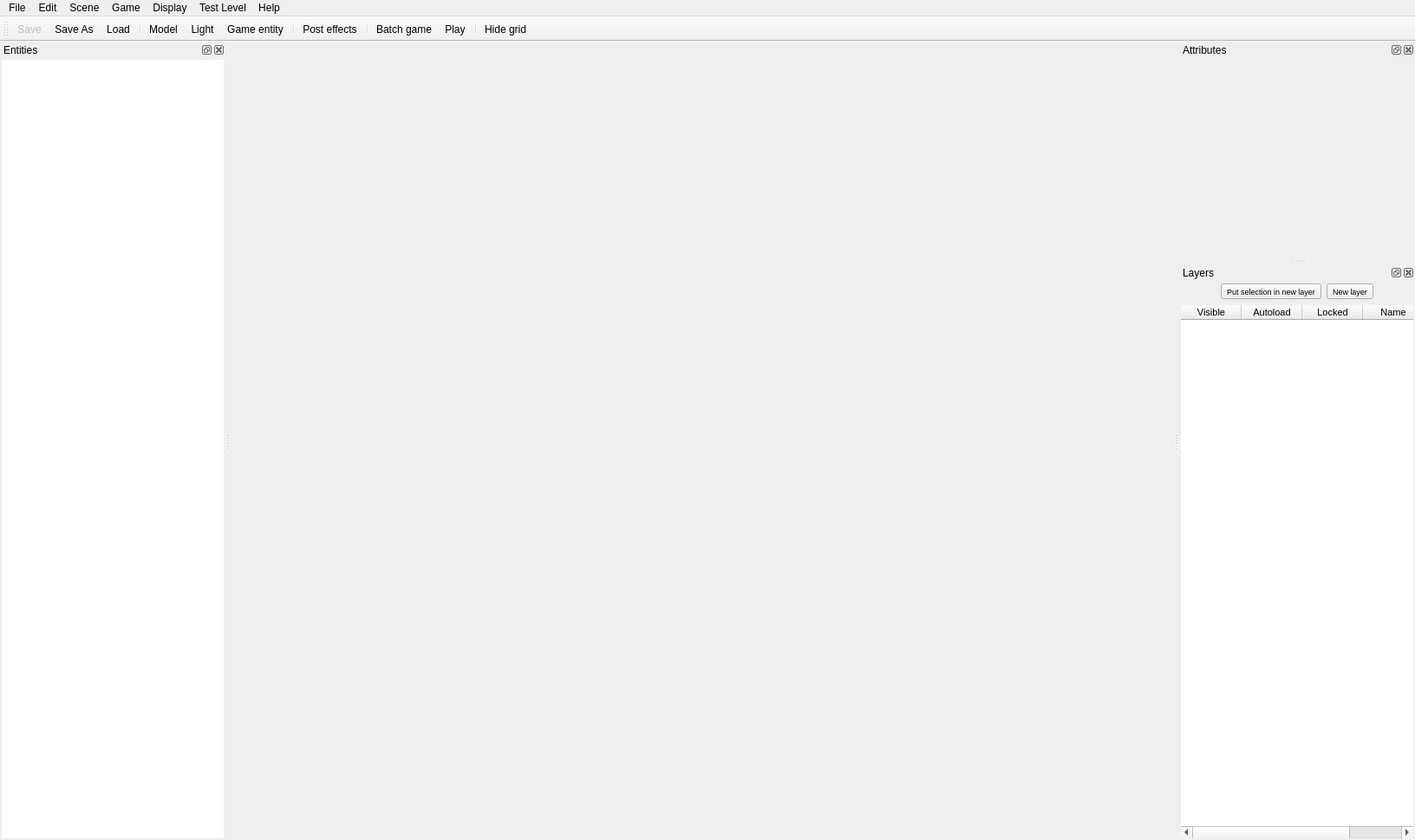
<?xml version="1.0" encoding="UTF-8"?>
<ui version="4.0">
 <class>LevelEditor2Window</class>
 <widget class="QMainWindow" name="LevelEditor2Window">
  <property name="geometry">
   <rect>
    <x>0</x>
    <y>0</y>
    <width>1632</width>
    <height>969</height>
   </rect>
  </property>
  <property name="sizePolicy">
   <sizepolicy hsizetype="Minimum" vsizetype="Minimum">
    <horstretch>0</horstretch>
    <verstretch>0</verstretch>
   </sizepolicy>
  </property>
  <property name="font">
   <font>
    <family>Segoe UI</family>
   </font>
  </property>
  <property name="windowTitle">
   <string>Level Editor 2.0</string>
  </property>
  <property name="toolTip">
   <string/>
  </property>
  <property name="statusTip">
   <string/>
  </property>
  <property name="dockNestingEnabled">
   <bool>true</bool>
  </property>
  <widget class="QWidget" name="centralwidget">
   <property name="focusPolicy">
    <enum>Qt::StrongFocus</enum>
   </property>
   <layout class="QGridLayout" name="gridLayout_4">
    <property name="leftMargin">
     <number>2</number>
    </property>
    <property name="topMargin">
     <number>5</number>
    </property>
    <property name="rightMargin">
     <number>2</number>
    </property>
    <property name="bottomMargin">
     <number>5</number>
    </property>
    <item row="0" column="0">
     <widget class="QFrame" name="frame">
      <property name="sizePolicy">
       <sizepolicy hsizetype="Expanding" vsizetype="Expanding">
        <horstretch>100</horstretch>
        <verstretch>100</verstretch>
       </sizepolicy>
      </property>
      <property name="minimumSize">
       <size>
        <width>0</width>
        <height>0</height>
       </size>
      </property>
      <property name="baseSize">
       <size>
        <width>0</width>
        <height>0</height>
       </size>
      </property>
      <property name="focusPolicy">
       <enum>Qt::StrongFocus</enum>
      </property>
      <property name="frameShape">
       <enum>QFrame::NoFrame</enum>
      </property>
      <property name="frameShadow">
       <enum>QFrame::Raised</enum>
      </property>
      <layout class="QGridLayout" name="gridLayout_3">
       <property name="verticalSpacing">
        <number>2</number>
       </property>
       <property name="margin">
        <number>0</number>
       </property>
       <item row="1" column="0">
        <widget class="LevelEditor2::ViewerWidget" name="nebulaFrame">
         <property name="sizePolicy">
          <sizepolicy hsizetype="Expanding" vsizetype="Expanding">
           <horstretch>0</horstretch>
           <verstretch>0</verstretch>
          </sizepolicy>
         </property>
         <property name="minimumSize">
          <size>
           <width>100</width>
           <height>100</height>
          </size>
         </property>
         <property name="maximumSize">
          <size>
           <width>16777215</width>
           <height>16777215</height>
          </size>
         </property>
         <property name="baseSize">
          <size>
           <width>0</width>
           <height>0</height>
          </size>
         </property>
         <property name="focusPolicy">
          <enum>Qt::StrongFocus</enum>
         </property>
         <property name="frameShape">
          <enum>QFrame::NoFrame</enum>
         </property>
         <property name="frameShadow">
          <enum>QFrame::Plain</enum>
         </property>
        </widget>
       </item>
      </layout>
     </widget>
    </item>
   </layout>
  </widget>
  <widget class="QMenuBar" name="menubar">
   <property name="geometry">
    <rect>
     <x>0</x>
     <y>0</y>
     <width>1632</width>
     <height>21</height>
    </rect>
   </property>
   <widget class="QMenu" name="menuCreate">
    <property name="title">
     <string>Scene</string>
    </property>
    <addaction name="actionAdd_Environment_Entity"/>
    <addaction name="actionAdd_Light_Entity"/>
    <addaction name="actionAdd_Game_Entity"/>
    <addaction name="actionLight_probes_2"/>
    <addaction name="separator"/>
    <addaction name="actionMoveEntityToSelectedLayer"/>
    <addaction name="actionNew_layer"/>
   </widget>
   <widget class="QMenu" name="menuFile">
    <property name="title">
     <string>File</string>
    </property>
    <addaction name="actionNew"/>
    <addaction name="separator"/>
    <addaction name="actionLoad"/>
    <addaction name="separator"/>
    <addaction name="actionSave"/>
    <addaction name="actionSave_As"/>
    <addaction name="separator"/>
    <addaction name="actionExit"/>
   </widget>
   <widget class="QMenu" name="menuEdit">
    <property name="title">
     <string>Edit</string>
    </property>
    <addaction name="actionUndo"/>
    <addaction name="separator"/>
    <addaction name="actionDelete"/>
    <addaction name="actionDuplicate"/>
    <addaction name="actionGroup"/>
    <addaction name="separator"/>
    <addaction name="actionCenter"/>
    <addaction name="actionFocus"/>
   </widget>
   <widget class="QMenu" name="menuWindow">
    <property name="title">
     <string>Game</string>
    </property>
    <addaction name="actionShow_PostEffect_Controls"/>
    <addaction name="actionShow_Level_Properties"/>
    <addaction name="actionShow_Blueprint_editor"/>
    <addaction name="actionShow_Script_Editor"/>
    <addaction name="actionAudio_Properties"/>
    <addaction name="actionUI_Properties"/>
    <addaction name="separator"/>
    <addaction name="actionCreate_template_from_selection"/>
    <addaction name="actionCreateNavMesh"/>
    <addaction name="separator"/>
    <addaction name="actionBatch_game_data"/>
   </widget>
   <widget class="QMenu" name="menuTest_Level">
    <property name="title">
     <string>Test Level</string>
    </property>
    <addaction name="actionTest_in_Level_Viewer"/>
   </widget>
   <widget class="QMenu" name="menuAbout">
    <property name="title">
     <string>Help</string>
    </property>
    <addaction name="actionAbout"/>
    <addaction name="actionDebug_Page"/>
    <addaction name="actionNebulaApplicationPage"/>
   </widget>
   <widget class="QMenu" name="menuDisplay">
    <property name="title">
     <string>Display</string>
    </property>
    <addaction name="actionGrid"/>
    <addaction name="actionSelection_Colour"/>
   </widget>
   <addaction name="menuFile"/>
   <addaction name="menuEdit"/>
   <addaction name="menuCreate"/>
   <addaction name="menuWindow"/>
   <addaction name="menuDisplay"/>
   <addaction name="menuTest_Level"/>
   <addaction name="menuAbout"/>
  </widget>
  <widget class="QToolBar" name="toolBar">
   <property name="windowTitle">
    <string>Shortcut toolbar</string>
   </property>
   <property name="iconSize">
    <size>
     <width>32</width>
     <height>32</height>
    </size>
   </property>
   <property name="toolButtonStyle">
    <enum>Qt::ToolButtonTextUnderIcon</enum>
   </property>
   <property name="floatable">
    <bool>true</bool>
   </property>
   <attribute name="toolBarArea">
    <enum>TopToolBarArea</enum>
   </attribute>
   <attribute name="toolBarBreak">
    <bool>false</bool>
   </attribute>
   <addaction name="actionSave"/>
   <addaction name="actionSave_As"/>
   <addaction name="actionLoad"/>
   <addaction name="separator"/>
   <addaction name="actionAdd_Environment_Entity"/>
   <addaction name="actionAdd_Light_Entity"/>
   <addaction name="actionAdd_Game_Entity"/>
   <addaction name="separator"/>
   <addaction name="actionShow_PostEffect_Controls"/>
   <addaction name="separator"/>
   <addaction name="actionBatch_game_data"/>
   <addaction name="actionTest_in_Level_Viewer"/>
   <addaction name="separator"/>
   <addaction name="actionHide_grid"/>
  </widget>
  <widget class="QDockWidget" name="dockWidget_2">
   <property name="windowTitle">
    <string>Entities</string>
   </property>
   <attribute name="dockWidgetArea">
    <number>1</number>
   </attribute>
   <widget class="QWidget" name="dockWidgetContents_2">
    <property name="font">
     <font>
      <pointsize>7</pointsize>
     </font>
    </property>
    <layout class="QGridLayout" name="gridLayout_2">
     <property name="margin">
      <number>2</number>
     </property>
     <item row="0" column="0">
      <widget class="LevelEditor2::EntityTreeWidget" name="treeWidget">
       <property name="sizePolicy">
        <sizepolicy hsizetype="Preferred" vsizetype="Expanding">
         <horstretch>0</horstretch>
         <verstretch>0</verstretch>
        </sizepolicy>
       </property>
       <property name="maximumSize">
        <size>
         <width>16777215</width>
         <height>16777215</height>
        </size>
       </property>
       <property name="cursor" stdset="0">
        <cursorShape>PointingHandCursor</cursorShape>
       </property>
       <property name="frameShape">
        <enum>QFrame::NoFrame</enum>
       </property>
       <property name="frameShadow">
        <enum>QFrame::Plain</enum>
       </property>
       <property name="autoScrollMargin">
        <number>16</number>
       </property>
       <property name="selectionMode">
        <enum>QAbstractItemView::ExtendedSelection</enum>
       </property>
       <property name="indentation">
        <number>20</number>
       </property>
       <attribute name="headerVisible">
        <bool>false</bool>
       </attribute>
       <attribute name="headerCascadingSectionResizes">
        <bool>false</bool>
       </attribute>
       <attribute name="headerDefaultSectionSize">
        <number>100</number>
       </attribute>
       <attribute name="headerMinimumSectionSize">
        <number>27</number>
       </attribute>
       <attribute name="headerStretchLastSection">
        <bool>true</bool>
       </attribute>
       <column>
        <property name="text">
         <string notr="true">1</string>
        </property>
       </column>
      </widget>
     </item>
    </layout>
   </widget>
  </widget>
  <widget class="QDockWidget" name="dockWidget_3">
   <property name="sizePolicy">
    <sizepolicy hsizetype="Preferred" vsizetype="Expanding">
     <horstretch>0</horstretch>
     <verstretch>0</verstretch>
    </sizepolicy>
   </property>
   <property name="windowTitle">
    <string>Attributes</string>
   </property>
   <attribute name="dockWidgetArea">
    <number>2</number>
   </attribute>
   <widget class="QWidget" name="dockWidgetContents_3">
    <property name="font">
     <font>
      <pointsize>7</pointsize>
     </font>
    </property>
    <layout class="QGridLayout" name="gridLayout_5">
     <property name="margin">
      <number>2</number>
     </property>
     <item row="0" column="0">
      <widget class="QScrollArea" name="scrollArea">
       <property name="sizePolicy">
        <sizepolicy hsizetype="Expanding" vsizetype="Expanding">
         <horstretch>0</horstretch>
         <verstretch>0</verstretch>
        </sizepolicy>
       </property>
       <property name="minimumSize">
        <size>
         <width>150</width>
         <height>0</height>
        </size>
       </property>
       <property name="baseSize">
        <size>
         <width>0</width>
         <height>0</height>
        </size>
       </property>
       <property name="focusPolicy">
        <enum>Qt::StrongFocus</enum>
       </property>
       <property name="frameShape">
        <enum>QFrame::NoFrame</enum>
       </property>
       <property name="frameShadow">
        <enum>QFrame::Plain</enum>
       </property>
       <property name="widgetResizable">
        <bool>true</bool>
       </property>
       <widget class="QWidget" name="scrollAreaWidgetContents">
        <property name="geometry">
         <rect>
          <x>0</x>
          <y>0</y>
          <width>259</width>
          <height>222</height>
         </rect>
        </property>
        <property name="sizePolicy">
         <sizepolicy hsizetype="Preferred" vsizetype="Preferred">
          <horstretch>0</horstretch>
          <verstretch>0</verstretch>
         </sizepolicy>
        </property>
       </widget>
      </widget>
     </item>
    </layout>
   </widget>
  </widget>
  <widget class="QDockWidget" name="dockWidget_4">
   <property name="windowTitle">
    <string>Layers</string>
   </property>
   <attribute name="dockWidgetArea">
    <number>2</number>
   </attribute>
   <widget class="QWidget" name="dockWidgetContents_4">
    <property name="font">
     <font>
      <pointsize>7</pointsize>
     </font>
    </property>
    <layout class="QGridLayout" name="gridLayout_6">
     <property name="margin">
      <number>2</number>
     </property>
     <item row="1" column="2">
      <widget class="QToolButton" name="newLayerButton">
       <property name="toolTip">
        <string>Make a new layer.</string>
       </property>
       <property name="text">
        <string>New layer</string>
       </property>
      </widget>
     </item>
     <item row="1" column="1">
      <widget class="QToolButton" name="newLayerAndAddEntitiesButton">
       <property name="toolTip">
        <string>Make a new layer and put selection in layer.</string>
       </property>
       <property name="text">
        <string>Put selection in new layer</string>
       </property>
       <property name="popupMode">
        <enum>QToolButton::DelayedPopup</enum>
       </property>
       <property name="toolButtonStyle">
        <enum>Qt::ToolButtonIconOnly</enum>
       </property>
       <property name="autoRaise">
        <bool>false</bool>
       </property>
      </widget>
     </item>
     <item row="1" column="0">
      <spacer name="horizontalSpacer">
       <property name="orientation">
        <enum>Qt::Horizontal</enum>
       </property>
       <property name="sizeHint" stdset="0">
        <size>
         <width>40</width>
         <height>20</height>
        </size>
       </property>
      </spacer>
     </item>
     <item row="1" column="3">
      <spacer name="horizontalSpacer_2">
       <property name="orientation">
        <enum>Qt::Horizontal</enum>
       </property>
       <property name="sizeHint" stdset="0">
        <size>
         <width>40</width>
         <height>20</height>
        </size>
       </property>
      </spacer>
     </item>
     <item row="4" column="0" colspan="4">
      <widget class="QScrollArea" name="scrollArea_2">
       <property name="frameShape">
        <enum>QFrame::NoFrame</enum>
       </property>
       <property name="frameShadow">
        <enum>QFrame::Plain</enum>
       </property>
       <property name="widgetResizable">
        <bool>true</bool>
       </property>
       <widget class="QWidget" name="scrollAreaWidgetContents_2">
        <property name="geometry">
         <rect>
          <x>0</x>
          <y>0</y>
          <width>259</width>
          <height>585</height>
         </rect>
        </property>
        <layout class="QGridLayout" name="gridLayout">
         <property name="margin">
          <number>0</number>
         </property>
         <item row="0" column="0">
          <widget class="QTableWidget" name="layerWidget">
           <property name="sizePolicy">
            <sizepolicy hsizetype="Preferred" vsizetype="Preferred">
             <horstretch>0</horstretch>
             <verstretch>0</verstretch>
            </sizepolicy>
           </property>
           <property name="font">
            <font>
             <pointsize>8</pointsize>
            </font>
           </property>
           <property name="focusPolicy">
            <enum>Qt::ClickFocus</enum>
           </property>
           <property name="toolTip">
            <string>Name is the name of the layer. Autoload tells if this layer should be automatically loaded when starting the level. Visible toggles visibility of the layer.</string>
           </property>
           <property name="frameShape">
            <enum>QFrame::NoFrame</enum>
           </property>
           <property name="editTriggers">
            <set>QAbstractItemView::AnyKeyPressed|QAbstractItemView::DoubleClicked|QAbstractItemView::EditKeyPressed|QAbstractItemView::SelectedClicked</set>
           </property>
           <property name="alternatingRowColors">
            <bool>true</bool>
           </property>
           <property name="selectionMode">
            <enum>QAbstractItemView::SingleSelection</enum>
           </property>
           <property name="selectionBehavior">
            <enum>QAbstractItemView::SelectRows</enum>
           </property>
           <property name="showGrid">
            <bool>false</bool>
           </property>
           <property name="cornerButtonEnabled">
            <bool>false</bool>
           </property>
           <property name="columnCount">
            <number>4</number>
           </property>
           <attribute name="horizontalHeaderVisible">
            <bool>true</bool>
           </attribute>
           <attribute name="horizontalHeaderCascadingSectionResizes">
            <bool>false</bool>
           </attribute>
           <attribute name="horizontalHeaderDefaultSectionSize">
            <number>70</number>
           </attribute>
           <attribute name="horizontalHeaderHighlightSections">
            <bool>false</bool>
           </attribute>
           <attribute name="horizontalHeaderShowSortIndicator" stdset="0">
            <bool>false</bool>
           </attribute>
           <attribute name="horizontalHeaderStretchLastSection">
            <bool>true</bool>
           </attribute>
           <attribute name="verticalHeaderVisible">
            <bool>false</bool>
           </attribute>
           <attribute name="verticalHeaderDefaultSectionSize">
            <number>20</number>
           </attribute>
           <attribute name="verticalHeaderStretchLastSection">
            <bool>false</bool>
           </attribute>
           <column>
            <property name="text">
             <string>Visible</string>
            </property>
           </column>
           <column>
            <property name="text">
             <string>Autoload</string>
            </property>
           </column>
           <column>
            <property name="text">
             <string>Locked</string>
            </property>
           </column>
           <column>
            <property name="text">
             <string>Name</string>
            </property>
           </column>
          </widget>
         </item>
        </layout>
       </widget>
      </widget>
     </item>
    </layout>
   </widget>
  </widget>
  <action name="actionNew">
   <property name="icon">
    <iconset resource="../../resources.qrc">
     <normaloff>:/icons/icons/stefan.jpg</normaloff>:/icons/icons/stefan.jpg</iconset>
   </property>
   <property name="text">
    <string>New</string>
   </property>
  </action>
  <action name="actionSave">
   <property name="checkable">
    <bool>false</bool>
   </property>
   <property name="enabled">
    <bool>false</bool>
   </property>
   <property name="icon">
    <iconset resource="../../resources.qrc">
     <normaloff>:/icons/icons/stefan.jpg</normaloff>:/icons/icons/stefan.jpg</iconset>
   </property>
   <property name="text">
    <string>Save</string>
   </property>
   <property name="shortcut">
    <string>Ctrl+S</string>
   </property>
  </action>
  <action name="actionSave_As">
   <property name="checkable">
    <bool>false</bool>
   </property>
   <property name="icon">
    <iconset resource="../../resources.qrc">
     <normaloff>:/icons/icons/stefan.jpg</normaloff>:/icons/icons/stefan.jpg</iconset>
   </property>
   <property name="text">
    <string>Save As...</string>
   </property>
   <property name="shortcut">
    <string>Ctrl+Shift+S</string>
   </property>
  </action>
  <action name="actionLoad">
   <property name="icon">
    <iconset resource="../../resources.qrc">
     <normaloff>:/icons/icons/stefan.jpg</normaloff>:/icons/icons/stefan.jpg</iconset>
   </property>
   <property name="text">
    <string>Load</string>
   </property>
  </action>
  <action name="actionExit">
   <property name="icon">
    <iconset resource="../../resources.qrc">
     <normaloff>:/icons/icons/stefan.jpg</normaloff>:/icons/icons/stefan.jpg</iconset>
   </property>
   <property name="text">
    <string>Exit</string>
   </property>
  </action>
  <action name="actionAdd_Environment_Entity">
   <property name="icon">
    <iconset resource="../../resources.qrc">
     <normaloff>:/icons/icons/Environment.png</normaloff>:/icons/icons/Environment.png</iconset>
   </property>
   <property name="text">
    <string>Model...</string>
   </property>
   <property name="shortcut">
    <string>Shift+E</string>
   </property>
  </action>
  <action name="actionEdit">
   <property name="text">
    <string>Unto</string>
   </property>
  </action>
  <action name="actionDelete">
   <property name="text">
    <string>Delete</string>
   </property>
   <property name="shortcut">
    <string>Del</string>
   </property>
  </action>
  <action name="actionUndo">
   <property name="text">
    <string>Undo</string>
   </property>
   <property name="shortcut">
    <string>Ctrl+Z</string>
   </property>
  </action>
  <action name="actionAdd_Light_Entity">
   <property name="icon">
    <iconset resource="../../resources.qrc">
     <normaloff>:/icons/icons/Light.png</normaloff>:/icons/icons/Light.png</iconset>
   </property>
   <property name="text">
    <string>Light...</string>
   </property>
   <property name="shortcut">
    <string>Shift+L</string>
   </property>
  </action>
  <action name="actionAdd_Game_Entity">
   <property name="icon">
    <iconset resource="../../resources.qrc">
     <normaloff>:/icons/icons/Game.png</normaloff>:/icons/icons/Game.png</iconset>
   </property>
   <property name="text">
    <string>Game entity...</string>
   </property>
   <property name="shortcut">
    <string>Shift+G</string>
   </property>
  </action>
  <action name="actionShow_PostEffect_Controls">
   <property name="icon">
    <iconset resource="../../resources.qrc">
     <normaloff>:/icons/icons/FX.png</normaloff>:/icons/icons/FX.png</iconset>
   </property>
   <property name="text">
    <string>PostEffect controls...</string>
   </property>
   <property name="iconText">
    <string>Post effects</string>
   </property>
   <property name="shortcut">
    <string>F10</string>
   </property>
  </action>
  <action name="actionShow_Level_Properties">
   <property name="icon">
    <iconset resource="../../resources.qrc">
     <normaloff>:/icons/icons/Properties.png</normaloff>:/icons/icons/Properties.png</iconset>
   </property>
   <property name="text">
    <string>Level Properties...</string>
   </property>
   <property name="iconText">
    <string>Levle properties</string>
   </property>
  </action>
  <action name="actionShow_Grid_Properties">
   <property name="text">
    <string>Grid...</string>
   </property>
  </action>
  <action name="actionShow_Blueprint_editor">
   <property name="text">
    <string>Blueprints...</string>
   </property>
  </action>
  <action name="actionTest_in_Level_Viewer">
   <property name="icon">
    <iconset resource="../../resources.qrc">
     <normaloff>:/icons/icons/Play.png</normaloff>:/icons/icons/Play.png</iconset>
   </property>
   <property name="text">
    <string>Test in Level Viewer</string>
   </property>
   <property name="iconText">
    <string>Play</string>
   </property>
  </action>
  <action name="actionTranslate">
   <property name="text">
    <string>translate</string>
   </property>
   <property name="shortcut">
    <string>W</string>
   </property>
  </action>
  <action name="actionRotate">
   <property name="text">
    <string>rotate</string>
   </property>
   <property name="shortcut">
    <string>E</string>
   </property>
  </action>
  <action name="actionScale">
   <property name="text">
    <string>scale</string>
   </property>
   <property name="shortcut">
    <string>R</string>
   </property>
  </action>
  <action name="actionDuplicate">
   <property name="text">
    <string>Duplicate</string>
   </property>
   <property name="shortcut">
    <string>Ctrl+D</string>
   </property>
   <property name="shortcutContext">
    <enum>Qt::ApplicationShortcut</enum>
   </property>
  </action>
  <action name="actionGroup">
   <property name="text">
    <string>Group</string>
   </property>
   <property name="shortcut">
    <string>Ctrl+G</string>
   </property>
  </action>
  <action name="actionCenter">
   <property name="text">
    <string>Center</string>
   </property>
   <property name="shortcut">
    <string>Ctrl+F</string>
   </property>
  </action>
  <action name="actionFocus">
   <property name="text">
    <string>Focus</string>
   </property>
   <property name="shortcut">
    <string>F</string>
   </property>
  </action>
  <action name="actionCreateNavMesh">
   <property name="text">
    <string>Create NavMesh from selection</string>
   </property>
   <property name="toolTip">
    <string>Creates a basic navmesh from the selection with default settings that can be tweaked after</string>
   </property>
   <property name="shortcut">
    <string>Ctrl+N</string>
   </property>
  </action>
  <action name="actionUpdateNavMesh">
   <property name="text">
    <string>updateNavMesh</string>
   </property>
   <property name="shortcut">
    <string>Ctrl+Shift+N</string>
   </property>
  </action>
  <action name="actionAbout">
   <property name="text">
    <string>About</string>
   </property>
  </action>
  <action name="actionDebug_Page">
   <property name="text">
    <string>Debug Page</string>
   </property>
  </action>
  <action name="actionNebulaApplicationPage">
   <property name="text">
    <string>Application Debug Page</string>
   </property>
  </action>
  <action name="actionShow_Script_Editor">
   <property name="text">
    <string>Scripts...</string>
   </property>
  </action>
  <action name="actionLight_probes">
   <property name="text">
    <string>Light probes...</string>
   </property>
  </action>
  <action name="actionLight_probes_2">
   <property name="text">
    <string>Light probes...</string>
   </property>
  </action>
  <action name="actionGrid">
   <property name="text">
    <string>Grid...</string>
   </property>
  </action>
  <action name="actionSelection_Colour">
   <property name="text">
    <string>Selection Colour</string>
   </property>
  </action>
  <action name="actionAudio_Properties">
   <property name="text">
    <string>Audio Properties...</string>
   </property>
  </action>
  <action name="actionUI_Properties">
   <property name="text">
    <string>UI Properties</string>
   </property>
  </action>
  <action name="actionHide_grid">
   <property name="checkable">
    <bool>true</bool>
   </property>
   <property name="checked">
    <bool>false</bool>
   </property>
   <property name="icon">
    <iconset resource="../../resources.qrc">
     <normaloff>:/icons/icons/grid.png</normaloff>:/icons/icons/grid.png</iconset>
   </property>
   <property name="text">
    <string>Hide grid</string>
   </property>
   <property name="shortcutContext">
    <enum>Qt::WindowShortcut</enum>
   </property>
   <property name="menuRole">
    <enum>QAction::TextHeuristicRole</enum>
   </property>
   <property name="softKeyRole">
    <enum>QAction::NoSoftKey</enum>
   </property>
  </action>
  <action name="actionCreate_template_from_selection">
   <property name="text">
    <string>Create template from selection</string>
   </property>
  </action>
  <action name="actionBatch_game_data">
   <property name="icon">
    <iconset resource="../../resources.qrc">
     <normaloff>:/icons/icons/BluePrints.png</normaloff>:/icons/icons/BluePrints.png</iconset>
   </property>
   <property name="text">
    <string>Batch game</string>
   </property>
   <property name="toolTip">
    <string>Batch blueprints, templates, and levels</string>
   </property>
  </action>
  <action name="actionMoveEntityToSelectedLayer">
   <property name="text">
    <string>Move entity to selected layer</string>
   </property>
   <property name="toolTip">
    <string>Removes entity from current layer and puts it in the selected one</string>
   </property>
   <property name="shortcut">
    <string>Ctrl+Q</string>
   </property>
  </action>
  <action name="actionNew_layer">
   <property name="text">
    <string>New layer</string>
   </property>
   <property name="toolTip">
    <string>Adds a new layer</string>
   </property>
   <property name="shortcut">
    <string>Ctrl+E</string>
   </property>
  </action>
 </widget>
 <customwidgets>
  <customwidget>
   <class>LevelEditor2::ViewerWidget</class>
   <extends>QFrame</extends>
   <header>widgets/viewerwidget.h</header>
   <container>1</container>
  </customwidget>
  <customwidget>
   <class>LevelEditor2::EntityTreeWidget</class>
   <extends>QTreeWidget</extends>
   <header>widgets/entitytreewidget.h</header>
  </customwidget>
 </customwidgets>
 <resources>
  <include location="../../resources.qrc"/>
 </resources>
 <connections/>
</ui>
